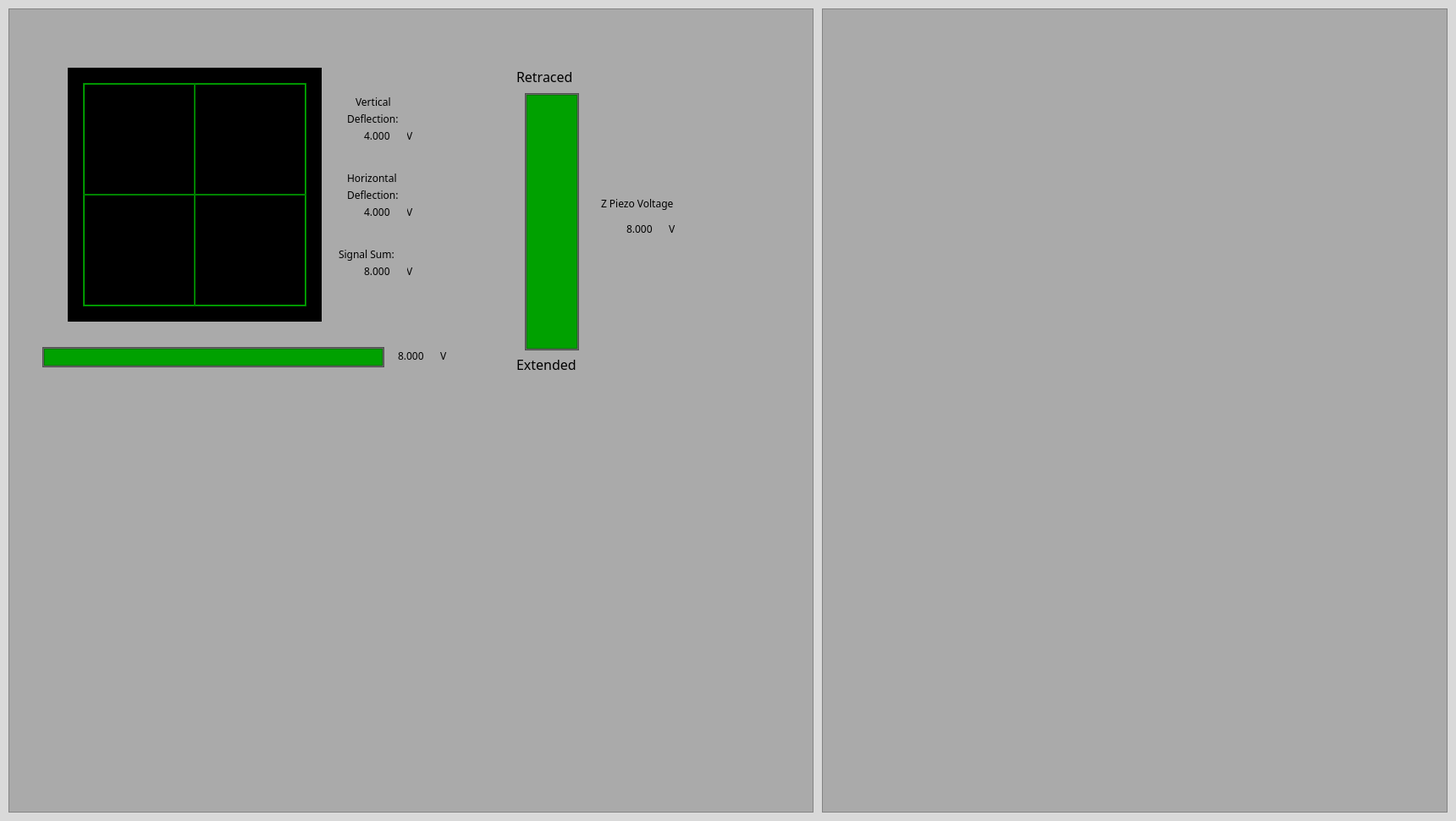
<?xml version="1.0" encoding="UTF-8"?>
<ui version="4.0">
 <class>PsdDialog</class>
 <widget class="QDialog" name="PsdDialog">
  <property name="geometry">
   <rect>
    <x>0</x>
    <y>0</y>
    <width>1720</width>
    <height>970</height>
   </rect>
  </property>
  <property name="windowTitle">
   <string>Dialog</string>
  </property>
  <property name="styleSheet">
   <string notr="true">QDialog{background-color:rgb(217, 217, 217)}</string>
  </property>
  <layout class="QHBoxLayout" name="horizontalLayout" stretch="900,700">
   <property name="spacing">
    <number>10</number>
   </property>
   <property name="sizeConstraint">
    <enum>QLayout::SetDefaultConstraint</enum>
   </property>
   <property name="leftMargin">
    <number>10</number>
   </property>
   <property name="topMargin">
    <number>10</number>
   </property>
   <property name="rightMargin">
    <number>10</number>
   </property>
   <property name="bottomMargin">
    <number>10</number>
   </property>
   <item>
    <widget class="QFrame" name="frame">
     <property name="sizePolicy">
      <sizepolicy hsizetype="Expanding" vsizetype="Preferred">
       <horstretch>0</horstretch>
       <verstretch>0</verstretch>
      </sizepolicy>
     </property>
     <property name="styleSheet">
      <string notr="true">QFrame{background-color:rgb(170, 170, 170)}</string>
     </property>
     <property name="frameShape">
      <enum>QFrame::StyledPanel</enum>
     </property>
     <property name="frameShadow">
      <enum>QFrame::Raised</enum>
     </property>
     <widget class="QFrame" name="frame_13">
      <property name="geometry">
       <rect>
        <x>70</x>
        <y>70</y>
        <width>300</width>
        <height>300</height>
       </rect>
      </property>
      <property name="sizePolicy">
       <sizepolicy hsizetype="Expanding" vsizetype="Expanding">
        <horstretch>0</horstretch>
        <verstretch>0</verstretch>
       </sizepolicy>
      </property>
      <property name="styleSheet">
       <string notr="true">QFrame
{background-color:rgb(0, 0, 0);}</string>
      </property>
      <property name="frameShape">
       <enum>QFrame::StyledPanel</enum>
      </property>
      <property name="frameShadow">
       <enum>QFrame::Raised</enum>
      </property>
      <widget class="QFrame" name="frame_3">
       <property name="geometry">
        <rect>
         <x>18</x>
         <y>18</y>
         <width>264</width>
         <height>264</height>
        </rect>
       </property>
       <property name="styleSheet">
        <string notr="true">QFrame{background-color:rgb(0, 170, 0)}</string>
       </property>
       <property name="frameShape">
        <enum>QFrame::StyledPanel</enum>
       </property>
       <property name="frameShadow">
        <enum>QFrame::Raised</enum>
       </property>
       <widget class="QFrame" name="frame_4">
        <property name="geometry">
         <rect>
          <x>2</x>
          <y>2</y>
          <width>260</width>
          <height>260</height>
         </rect>
        </property>
        <property name="styleSheet">
         <string notr="true">QFrame{background-color:rgb(0, 0, 0)}</string>
        </property>
        <property name="frameShape">
         <enum>QFrame::StyledPanel</enum>
        </property>
        <property name="frameShadow">
         <enum>QFrame::Raised</enum>
        </property>
       </widget>
       <widget class="QFrame" name="frame_29">
        <property name="geometry">
         <rect>
          <x>0</x>
          <y>131</y>
          <width>264</width>
          <height>2</height>
         </rect>
        </property>
        <property name="styleSheet">
         <string notr="true">QFrame{background-color:rgb(0, 170, 0)}</string>
        </property>
        <property name="frameShape">
         <enum>QFrame::StyledPanel</enum>
        </property>
        <property name="frameShadow">
         <enum>QFrame::Raised</enum>
        </property>
       </widget>
       <widget class="QFrame" name="frame_30">
        <property name="geometry">
         <rect>
          <x>131</x>
          <y>0</y>
          <width>2</width>
          <height>264</height>
         </rect>
        </property>
        <property name="styleSheet">
         <string notr="true">QFrame{background-color:rgb(0, 170, 0)}</string>
        </property>
        <property name="frameShape">
         <enum>QFrame::StyledPanel</enum>
        </property>
        <property name="frameShadow">
         <enum>QFrame::Raised</enum>
        </property>
       </widget>
      </widget>
     </widget>
     <widget class="QLabel" name="label_31">
      <property name="geometry">
       <rect>
        <x>470</x>
        <y>300</y>
        <width>16</width>
        <height>21</height>
       </rect>
      </property>
      <property name="font">
       <font>
        <family>Arial Black</family>
       </font>
      </property>
      <property name="text">
       <string>V</string>
      </property>
     </widget>
     <widget class="QLabel" name="label_24">
      <property name="geometry">
       <rect>
        <x>400</x>
        <y>190</y>
        <width>91</width>
        <height>21</height>
       </rect>
      </property>
      <property name="font">
       <font>
        <family>Arial Black</family>
       </font>
      </property>
      <property name="text">
       <string>Horizontal</string>
      </property>
     </widget>
     <widget class="QLabel" name="label_28">
      <property name="geometry">
       <rect>
        <x>420</x>
        <y>300</y>
        <width>51</width>
        <height>21</height>
       </rect>
      </property>
      <property name="font">
       <font>
        <family>Arial Black</family>
       </font>
      </property>
      <property name="text">
       <string>8.000</string>
      </property>
     </widget>
     <widget class="QLabel" name="label_25">
      <property name="geometry">
       <rect>
        <x>400</x>
        <y>210</y>
        <width>91</width>
        <height>21</height>
       </rect>
      </property>
      <property name="font">
       <font>
        <family>Arial Black</family>
       </font>
      </property>
      <property name="text">
       <string>Deflection:</string>
      </property>
     </widget>
     <widget class="QLabel" name="label_29">
      <property name="geometry">
       <rect>
        <x>470</x>
        <y>140</y>
        <width>16</width>
        <height>21</height>
       </rect>
      </property>
      <property name="font">
       <font>
        <family>Arial Black</family>
       </font>
      </property>
      <property name="text">
       <string>V</string>
      </property>
     </widget>
     <widget class="QLabel" name="label_30">
      <property name="geometry">
       <rect>
        <x>470</x>
        <y>230</y>
        <width>16</width>
        <height>21</height>
       </rect>
      </property>
      <property name="font">
       <font>
        <family>Arial Black</family>
       </font>
      </property>
      <property name="text">
       <string>V</string>
      </property>
     </widget>
     <widget class="QLabel" name="label_26">
      <property name="geometry">
       <rect>
        <x>420</x>
        <y>140</y>
        <width>51</width>
        <height>21</height>
       </rect>
      </property>
      <property name="font">
       <font>
        <family>Arial Black</family>
       </font>
      </property>
      <property name="text">
       <string>4.000</string>
      </property>
     </widget>
     <widget class="QLabel" name="label_23">
      <property name="geometry">
       <rect>
        <x>390</x>
        <y>280</y>
        <width>101</width>
        <height>21</height>
       </rect>
      </property>
      <property name="font">
       <font>
        <family>Arial Black</family>
       </font>
      </property>
      <property name="text">
       <string>Signal Sum:</string>
      </property>
     </widget>
     <widget class="QLabel" name="label_12">
      <property name="geometry">
       <rect>
        <x>400</x>
        <y>120</y>
        <width>91</width>
        <height>21</height>
       </rect>
      </property>
      <property name="font">
       <font>
        <family>Arial Black</family>
       </font>
      </property>
      <property name="text">
       <string>Deflection:</string>
      </property>
     </widget>
     <widget class="QLabel" name="label_27">
      <property name="geometry">
       <rect>
        <x>420</x>
        <y>230</y>
        <width>51</width>
        <height>21</height>
       </rect>
      </property>
      <property name="font">
       <font>
        <family>Arial Black</family>
       </font>
      </property>
      <property name="text">
       <string>4.000</string>
      </property>
     </widget>
     <widget class="QLabel" name="label_10">
      <property name="geometry">
       <rect>
        <x>410</x>
        <y>100</y>
        <width>81</width>
        <height>21</height>
       </rect>
      </property>
      <property name="font">
       <font>
        <family>Arial Black</family>
       </font>
      </property>
      <property name="text">
       <string>Vertical</string>
      </property>
     </widget>
     <widget class="QFrame" name="frame_9">
      <property name="geometry">
       <rect>
        <x>40</x>
        <y>400</y>
        <width>404</width>
        <height>24</height>
       </rect>
      </property>
      <property name="styleSheet">
       <string notr="true">QFrame{background-color:rgb(103, 103, 103)}</string>
      </property>
      <property name="frameShape">
       <enum>QFrame::StyledPanel</enum>
      </property>
      <property name="frameShadow">
       <enum>QFrame::Raised</enum>
      </property>
      <widget class="QFrame" name="frame_10">
       <property name="geometry">
        <rect>
         <x>2</x>
         <y>2</y>
         <width>400</width>
         <height>20</height>
        </rect>
       </property>
       <property name="sizePolicy">
        <sizepolicy hsizetype="Expanding" vsizetype="Expanding">
         <horstretch>0</horstretch>
         <verstretch>0</verstretch>
        </sizepolicy>
       </property>
       <property name="styleSheet">
        <string notr="true">QFrame{background-color:rgb(0, 161, 0)}</string>
       </property>
       <property name="frameShape">
        <enum>QFrame::StyledPanel</enum>
       </property>
       <property name="frameShadow">
        <enum>QFrame::Raised</enum>
       </property>
      </widget>
     </widget>
     <widget class="QLabel" name="label_32">
      <property name="geometry">
       <rect>
        <x>460</x>
        <y>400</y>
        <width>51</width>
        <height>21</height>
       </rect>
      </property>
      <property name="font">
       <font>
        <family>Arial Black</family>
       </font>
      </property>
      <property name="text">
       <string>8.000</string>
      </property>
     </widget>
     <widget class="QLabel" name="label_33">
      <property name="geometry">
       <rect>
        <x>510</x>
        <y>400</y>
        <width>16</width>
        <height>21</height>
       </rect>
      </property>
      <property name="font">
       <font>
        <family>Arial Black</family>
       </font>
      </property>
      <property name="text">
       <string>V</string>
      </property>
     </widget>
     <widget class="QFrame" name="frame_11">
      <property name="geometry">
       <rect>
        <x>610</x>
        <y>100</y>
        <width>64</width>
        <height>304</height>
       </rect>
      </property>
      <property name="styleSheet">
       <string notr="true">QFrame{background-color:rgb(103, 103, 103)}</string>
      </property>
      <property name="frameShape">
       <enum>QFrame::StyledPanel</enum>
      </property>
      <property name="frameShadow">
       <enum>QFrame::Raised</enum>
      </property>
      <widget class="QFrame" name="frame_14">
       <property name="geometry">
        <rect>
         <x>2</x>
         <y>2</y>
         <width>60</width>
         <height>300</height>
        </rect>
       </property>
       <property name="sizePolicy">
        <sizepolicy hsizetype="Expanding" vsizetype="Expanding">
         <horstretch>0</horstretch>
         <verstretch>0</verstretch>
        </sizepolicy>
       </property>
       <property name="styleSheet">
        <string notr="true">QFrame{background-color:rgb(0, 161, 0)}</string>
       </property>
       <property name="frameShape">
        <enum>QFrame::StyledPanel</enum>
       </property>
       <property name="frameShadow">
        <enum>QFrame::Raised</enum>
       </property>
       <zorder>frame_11</zorder>
      </widget>
     </widget>
     <widget class="QLabel" name="label_13">
      <property name="geometry">
       <rect>
        <x>600</x>
        <y>70</y>
        <width>91</width>
        <height>21</height>
       </rect>
      </property>
      <property name="font">
       <font>
        <family>Arial Black</family>
        <pointsize>12</pointsize>
       </font>
      </property>
      <property name="text">
       <string>Retraced</string>
      </property>
     </widget>
     <widget class="QLabel" name="label_34">
      <property name="geometry">
       <rect>
        <x>730</x>
        <y>250</y>
        <width>51</width>
        <height>21</height>
       </rect>
      </property>
      <property name="font">
       <font>
        <family>Arial Black</family>
       </font>
      </property>
      <property name="text">
       <string>8.000</string>
      </property>
     </widget>
     <widget class="QLabel" name="label_35">
      <property name="geometry">
       <rect>
        <x>700</x>
        <y>220</y>
        <width>101</width>
        <height>21</height>
       </rect>
      </property>
      <property name="font">
       <font>
        <family>Arial Black</family>
        <pointsize>9</pointsize>
       </font>
      </property>
      <property name="text">
       <string>Z Piezo Voltage</string>
      </property>
     </widget>
     <widget class="QLabel" name="label_36">
      <property name="geometry">
       <rect>
        <x>780</x>
        <y>250</y>
        <width>16</width>
        <height>21</height>
       </rect>
      </property>
      <property name="font">
       <font>
        <family>Arial Black</family>
       </font>
      </property>
      <property name="text">
       <string>V</string>
      </property>
     </widget>
     <widget class="QLabel" name="label_37">
      <property name="geometry">
       <rect>
        <x>600</x>
        <y>410</y>
        <width>91</width>
        <height>21</height>
       </rect>
      </property>
      <property name="font">
       <font>
        <family>Arial Black</family>
        <pointsize>12</pointsize>
       </font>
      </property>
      <property name="text">
       <string>Extended</string>
      </property>
     </widget>
     <zorder>frame_13</zorder>
     <zorder>label_31</zorder>
     <zorder>label_24</zorder>
     <zorder>label_28</zorder>
     <zorder>label_25</zorder>
     <zorder>label_29</zorder>
     <zorder>label_30</zorder>
     <zorder>label_26</zorder>
     <zorder>label_23</zorder>
     <zorder>label_12</zorder>
     <zorder>label_27</zorder>
     <zorder>label_10</zorder>
     <zorder>frame_9</zorder>
     <zorder>label_32</zorder>
     <zorder>label_33</zorder>
     <zorder>frame_11</zorder>
     <zorder>label_13</zorder>
     <zorder>label_34</zorder>
     <zorder>label_35</zorder>
     <zorder>label_36</zorder>
     <zorder>label_37</zorder>
     <zorder>frame_14</zorder>
    </widget>
   </item>
   <item>
    <widget class="QFrame" name="frame_2">
     <property name="sizePolicy">
      <sizepolicy hsizetype="Expanding" vsizetype="Expanding">
       <horstretch>0</horstretch>
       <verstretch>0</verstretch>
      </sizepolicy>
     </property>
     <property name="styleSheet">
      <string notr="true">QFrame{background-color:rgb(170, 170, 170)}</string>
     </property>
     <property name="frameShape">
      <enum>QFrame::StyledPanel</enum>
     </property>
     <property name="frameShadow">
      <enum>QFrame::Raised</enum>
     </property>
     <zorder>frame</zorder>
     <zorder>frame</zorder>
    </widget>
   </item>
  </layout>
 </widget>
 <resources/>
 <connections/>
</ui>
